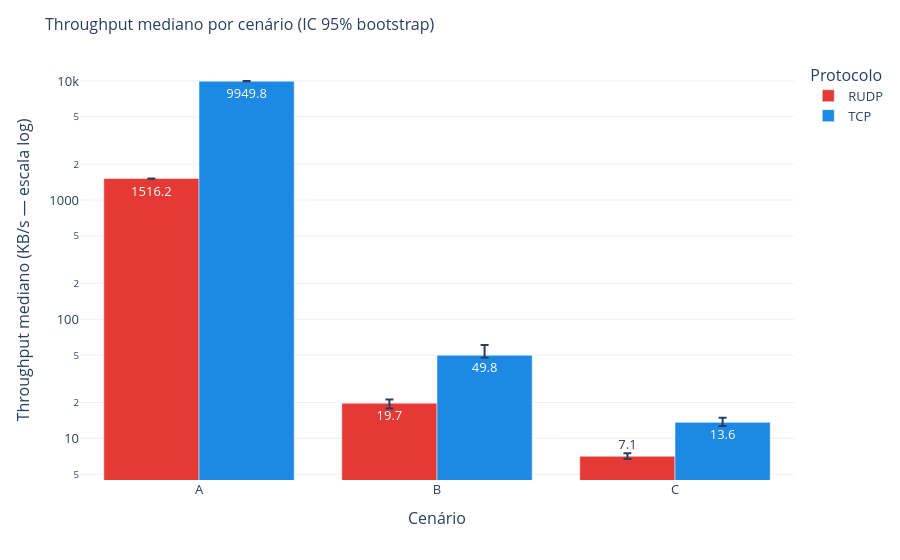

The notebook cell this image was saved under:
### Markdown cell above
## Figura 2 — A vazão (throughput): quantos KB/s de fato passaram?

**Pergunta:** se o tempo é "quanto demorou", o throughput é o lado complementar —
"quantos bytes por segundo conseguimos empurrar?". É a métrica de **eficiência** mais
direta: maior é melhor.

**Como ler:** cada barra é a **mediana** do throughput; o tracinho vertical em cima é o
**IC 95%** (a incerteza calculada por bootstrap). De novo usamos **escala logarítmica**,
porque sob perda a vazão do R-UDP e a do TCP ficam em ordens de grandeza diferentes e não
caberiam no mesmo gráfico linear.

**O que esperamos:** vazão alta para os dois no cenário A e uma **queda acentuada** ao ir
para B e C. Como throughput e tempo são "dois lados da mesma moeda" (vazão ≈ tamanho ÷
tempo), o protocolo mais lento na Fig. 1 deve ser o de menor vazão aqui.

### Code cell
rows = []
for (m, s), g in cli.groupby(['mode', 'scenario']):
    x = g['throughput_KBps'].to_numpy(dtype=float)
    med = np.median(x); lo, hi = boot_ci(x, np.median)
    rows.append(dict(mode=m, scenario=s, median=med,
                     err_hi=max(hi - med, 0), err_lo=max(med - lo, 0)))
tp = pd.DataFrame(rows)

fig2 = px.bar(tp, x='scenario', y='median', color='mode', barmode='group',
              category_orders=SCEN_ORDER, color_discrete_map=COLORS,
              error_y='err_hi', error_y_minus='err_lo', text_auto='.1f',
              labels={'median': 'Throughput (KB/s)', 'scenario': 'Cenário', 'mode': 'Protocolo'})
fig2.update_yaxes(type='log', title='Throughput mediano (KB/s — escala log)')
style(fig2, 'Throughput mediano por cenário (IC 95% bootstrap)')
save_fig(fig2, 'fig2_throughput')
fig2.show()

### Figure 1 — Plotly figure (JSON) as saved in the notebook; plotly's stock layout.template omitted (floating-point values rounded to 4 significant figures)
{"data": [{"alignmentgroup": "True", "error_y": {"array": [4.281, 1.407, 0.4281], "arrayminus": [4.572, 1.967, 0.3606]}, "hovertemplate": "Protocolo=RUDP<br>Cenário=%{x}<br>Throughput (KB/s)=%{y}<extra></extra>", "legendgroup": "RUDP", "marker": {"color": "#E53935", "pattern": {"shape": ""}}, "name": "RUDP", "offsetgroup": "RUDP", "orientation": "v", "showlegend": true, "textposition": "auto", "texttemplate": "%{y:.1f}", "type": "bar", "x": ["A", "B", "C"], "xaxis": "x", "y": [1516.0, 19.74, 7.071], "yaxis": "y"}, {"alignmentgroup": "True", "error_y": {"array": [37.92, 10.85, 1.258], "arrayminus": [20.04, 2.369, 0.9311]}, "hovertemplate": "Protocolo=TCP<br>Cenário=%{x}<br>Throughput (KB/s)=%{y}<extra></extra>", "legendgroup": "TCP", "marker": {"color": "#1E88E5", "pattern": {"shape": ""}}, "name": "TCP", "offsetgroup": "TCP", "orientation": "v", "showlegend": true, "textposition": "auto", "texttemplate": "%{y:.1f}", "type": "bar", "x": ["A", "B", "C"], "xaxis": "x", "y": [9950.0, 49.83, 13.63], "yaxis": "y"}], "layout": {"barmode": "group", "font": {"size": 13}, "legend": {"title": {"text": "Protocolo"}, "tracegroupgap": 0}, "margin": {"t": 60}, "title": {"font": {"size": 16}, "text": "Throughput mediano por cenário (IC 95% bootstrap)"}, "xaxis": {"anchor": "y", "categoryarray": ["A", "B", "C"], "categoryorder": "array", "domain": [0.0, 1.0], "title": {"text": "Cenário"}}, "yaxis": {"anchor": "x", "domain": [0.0, 1.0], "title": {"text": "Throughput mediano (KB/s — escala log)"}, "type": "log"}}}
